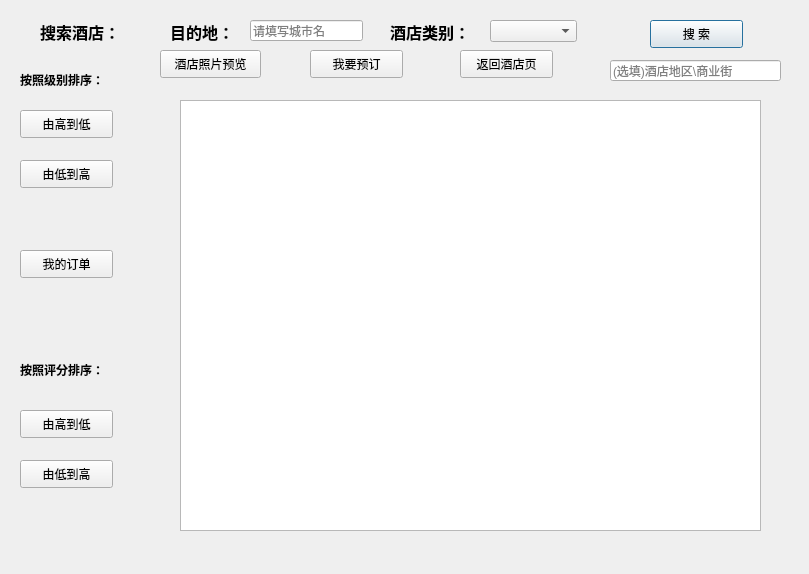
<?xml version="1.0" encoding="UTF-8"?>
<ui version="4.0">
 <class>checkindialog</class>
 <widget class="QDialog" name="checkindialog">
  <property name="geometry">
   <rect>
    <x>0</x>
    <y>0</y>
    <width>809</width>
    <height>574</height>
   </rect>
  </property>
  <property name="windowTitle">
   <string>Dialog</string>
  </property>
  <widget class="QLabel" name="label">
   <property name="geometry">
    <rect>
     <x>40</x>
     <y>20</y>
     <width>91</width>
     <height>21</height>
    </rect>
   </property>
   <property name="text">
    <string>&lt;html&gt;&lt;head/&gt;&lt;body&gt;&lt;p&gt;&lt;span style=&quot; font-size:12pt; font-weight:600;&quot;&gt;搜索酒店：&lt;/span&gt;&lt;/p&gt;&lt;/body&gt;&lt;/html&gt;</string>
   </property>
  </widget>
  <widget class="QLabel" name="label_2">
   <property name="geometry">
    <rect>
     <x>170</x>
     <y>20</y>
     <width>72</width>
     <height>21</height>
    </rect>
   </property>
   <property name="text">
    <string>&lt;html&gt;&lt;head/&gt;&lt;body&gt;&lt;p&gt;&lt;span style=&quot; font-size:12pt; font-weight:600;&quot;&gt;目的地：&lt;/span&gt;&lt;/p&gt;&lt;/body&gt;&lt;/html&gt;</string>
   </property>
  </widget>
  <widget class="QLabel" name="label_3">
   <property name="geometry">
    <rect>
     <x>390</x>
     <y>20</y>
     <width>101</width>
     <height>21</height>
    </rect>
   </property>
   <property name="text">
    <string>&lt;html&gt;&lt;head/&gt;&lt;body&gt;&lt;p&gt;&lt;span style=&quot; font-size:12pt; font-weight:600;&quot;&gt;酒店类别：&lt;/span&gt;&lt;/p&gt;&lt;/body&gt;&lt;/html&gt;</string>
   </property>
  </widget>
  <widget class="QComboBox" name="comboBox_2">
   <property name="geometry">
    <rect>
     <x>490</x>
     <y>20</y>
     <width>87</width>
     <height>22</height>
    </rect>
   </property>
   <property name="toolTip">
    <string>&lt;html&gt;&lt;head/&gt;&lt;body&gt;&lt;p&gt;请选择酒店的星级&lt;/p&gt;&lt;/body&gt;&lt;/html&gt;</string>
   </property>
   <item>
    <property name="text">
     <string/>
    </property>
   </item>
   <item>
    <property name="text">
     <string>5</string>
    </property>
   </item>
   <item>
    <property name="text">
     <string>4</string>
    </property>
   </item>
   <item>
    <property name="text">
     <string>3</string>
    </property>
   </item>
   <item>
    <property name="text">
     <string>2</string>
    </property>
   </item>
  </widget>
  <widget class="QPushButton" name="searchBtn">
   <property name="geometry">
    <rect>
     <x>650</x>
     <y>20</y>
     <width>93</width>
     <height>28</height>
    </rect>
   </property>
   <property name="styleSheet">
    <string notr="true">
font: 10pt &quot;楷体&quot;;
</string>
   </property>
   <property name="text">
    <string>搜 索</string>
   </property>
  </widget>
  <widget class="QLineEdit" name="lineEdit">
   <property name="geometry">
    <rect>
     <x>610</x>
     <y>60</y>
     <width>171</width>
     <height>21</height>
    </rect>
   </property>
   <property name="placeholderText">
    <string>(选填)酒店地区\商业街</string>
   </property>
  </widget>
  <widget class="QLabel" name="label_4">
   <property name="geometry">
    <rect>
     <x>20</x>
     <y>70</y>
     <width>111</width>
     <height>20</height>
    </rect>
   </property>
   <property name="text">
    <string>&lt;html&gt;&lt;head/&gt;&lt;body&gt;&lt;p&gt;&lt;span style=&quot; font-weight:600;&quot;&gt;按照级别排序：&lt;/span&gt;&lt;/p&gt;&lt;/body&gt;&lt;/html&gt;</string>
   </property>
  </widget>
  <widget class="QPushButton" name="starlowerBtn">
   <property name="geometry">
    <rect>
     <x>20</x>
     <y>110</y>
     <width>93</width>
     <height>28</height>
    </rect>
   </property>
   <property name="text">
    <string>由高到低</string>
   </property>
  </widget>
  <widget class="QPushButton" name="starhigherBtn">
   <property name="geometry">
    <rect>
     <x>20</x>
     <y>160</y>
     <width>93</width>
     <height>28</height>
    </rect>
   </property>
   <property name="text">
    <string>由低到高</string>
   </property>
  </widget>
  <widget class="QLabel" name="label_5">
   <property name="geometry">
    <rect>
     <x>20</x>
     <y>360</y>
     <width>111</width>
     <height>20</height>
    </rect>
   </property>
   <property name="text">
    <string>&lt;html&gt;&lt;head/&gt;&lt;body&gt;&lt;p&gt;&lt;span style=&quot; font-weight:600;&quot;&gt;按照评分排序：&lt;/span&gt;&lt;/p&gt;&lt;/body&gt;&lt;/html&gt;</string>
   </property>
  </widget>
  <widget class="QPushButton" name="scorelowerBtn">
   <property name="geometry">
    <rect>
     <x>20</x>
     <y>410</y>
     <width>93</width>
     <height>28</height>
    </rect>
   </property>
   <property name="text">
    <string>由高到低</string>
   </property>
  </widget>
  <widget class="QPushButton" name="scorehigherBtn">
   <property name="geometry">
    <rect>
     <x>20</x>
     <y>460</y>
     <width>93</width>
     <height>28</height>
    </rect>
   </property>
   <property name="text">
    <string>由低到高</string>
   </property>
  </widget>
  <widget class="QLineEdit" name="lineEdit_2">
   <property name="geometry">
    <rect>
     <x>250</x>
     <y>20</y>
     <width>113</width>
     <height>21</height>
    </rect>
   </property>
   <property name="placeholderText">
    <string>请填写城市名</string>
   </property>
  </widget>
  <widget class="QPushButton" name="orderBtn">
   <property name="geometry">
    <rect>
     <x>310</x>
     <y>50</y>
     <width>93</width>
     <height>28</height>
    </rect>
   </property>
   <property name="text">
    <string>我要预订</string>
   </property>
  </widget>
  <widget class="QPushButton" name="myorderBtn">
   <property name="geometry">
    <rect>
     <x>20</x>
     <y>250</y>
     <width>93</width>
     <height>28</height>
    </rect>
   </property>
   <property name="text">
    <string>我的订单</string>
   </property>
  </widget>
  <widget class="QTableWidget" name="tableWidget">
   <property name="geometry">
    <rect>
     <x>180</x>
     <y>100</y>
     <width>581</width>
     <height>431</height>
    </rect>
   </property>
   <property name="toolTip">
    <string>&lt;html&gt;&lt;head/&gt;&lt;body&gt;&lt;p&gt;双击酒店ID号，查看酒店详细信息&lt;/p&gt;&lt;/body&gt;&lt;/html&gt;</string>
   </property>
  </widget>
  <widget class="QPushButton" name="returnBtn">
   <property name="geometry">
    <rect>
     <x>460</x>
     <y>50</y>
     <width>93</width>
     <height>28</height>
    </rect>
   </property>
   <property name="text">
    <string>返回酒店页</string>
   </property>
  </widget>
  <widget class="QPushButton" name="photoBtn">
   <property name="geometry">
    <rect>
     <x>160</x>
     <y>50</y>
     <width>101</width>
     <height>28</height>
    </rect>
   </property>
   <property name="text">
    <string>酒店照片预览</string>
   </property>
  </widget>
 </widget>
 <resources/>
 <connections/>
</ui>
